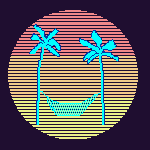
#> input picture Prueba.jpg, 150 x 150 px
$ python Maestro.py
#> lines starting #> are read from the running program, lines starting #| are printed output that depends on the picture
#> further down, imagen is the input picture: PIL image 150x150 RGB; mean R, G, B 99.8, 91.4, 93.4
import numpy as np
import json
import time
import pandas as pd
import paho.mqtt.client as mqtt
import matplotlib.pyplot as plt
from scipy.integrate import solve_ivp
from PIL import Image

# ========== CONFIGURACION MQTT ==========
broker = "192.168.50.230"
port = 1883
username = "usuario1"
password = "qwerty123"
topicKeys = "chaos/keys"
topicData = "chaos/data"
# ========================================

# ========== PARAMETROS DE CIFRADO ==========
# Parámetros para Rössler
rosslerParams = {
    "a": 0.2,
    "b": 0.2,
    "c": 5.7,
}
# Parámetros para Logistic Map
logisticParams = {
    "aLog": 3.99,
    "x0_log": 0.4
}

# ========== FUNCIÓN DE DIFUSIÓN ==========
def aplicar_difusion(imagen, a_log, x0_log):
    # Se aplica la etapa de difusión utilizando
    # el mapa logistico
    # Se convierte la imagen a un vector y se normaliza
#> called with a_log = 3.99, x0_log = 0.4
    img = np.array(imagen) # Convertir imagen a array numpy
    alto, ancho, canales = img.shape # Obtener dimensiones de la imagen
#> alto = 150; ancho = 150; canales = 3
    vector_inf = img.flatten() # Convertir imagen a vector 1D
    nmax = vector_inf.size # Tamaño del vector
#> nmax = 67500
    vector_inf = vector_inf / 255.0 # Normalizar valores entre 0 y 1

    print("APLICANDO DIFUSIÓN...")

    # 1. Generamos el vector logístico
    vector_logistico = np.zeros(nmax)
    x = x0_log
    for i in range(nmax):
        x = a_log * x * (1 - x)
        vector_logistico[i] = x
#> after the loop, x = 0.97

    # 2. Generamos el vector mezcla (posiciones)
    vector_mezcla = np.floor(vector_logistico * nmax).astype(int)
    # Entrada:
    # vector_logistico: array de valores entre 0 y 1 generados con el mapa logístico
    # nmax: tamaño del vector de la imagen, es decir, el número de píxeles multiplicado por 3 (RGB)
    # Transformacion:
    # Se escala cada valor del vector_logistico al rango [0, nmax - 1]
    # multiplicando por (nmax-1) y luego aplicando floor para obtener enteros (redondear hacia abajo
    # y evitar valores fuera de rango).
    # Se convierte a enteros con astype(int) para asegurar que son índices válidos.
    #
    # Cada valor en vector_mezcla es un índice entre 0 y nmax-1
    # Por ejemplo:
    # vector_logistico = [0.123, 0.757, 0.432, ...] Valores entre 0 y 1
    # nmax = 1000 (tamaño del vector de la imagen)
    # vector_mezcla = [123, 756 (se redondeó hacia abajo), 432, ...] Índices enteros entre 0 y 999


    # 3. Aplicamos permutación con marcador 260
    vector_temp = vector_inf.copy() # Copiamos el vector original
    difusion = np.zeros(nmax) # Creamos un vector de difusión vacío para almacenar los resultados
    contador = 0 # Contador para el número de asignaciones realizadas

    # 3.1 Primera pasada: asignación desde posiciones aleatorias
    # Iteramos sobre el vector_mezcla para asignar valores desde posiciones aleatorias
    # Para cada posicion en pos:
    #   Si el valor en vector_temp[pos] no es 260.0, lo asignamos a difusion
    #   y marcamos vector_temp[pos] como 260.0 (usado)
    for i in range(nmax):
        pos = vector_mezcla[i]
        if vector_temp[pos] != 260.0:
            difusion[contador] = vector_temp[pos]
            contador += 1
            vector_temp[pos] = 260.0  # Marcamos como usado
#> after the loop, contador = 39027
    # Ejemplo:
    # vector_temp = [0.1, 0.4, 0.7, 0.3, 0.9, ...] (valores normalizados)
    # vector_mezcla = [123, 756, 432, ...]
    # Iteracion 1 (pos=123):
    #   Si vector_temp[123] != 260.0 (por ejemplo, 0.5), entonces:
    #     difusion[0] = 0.5 (asignamos el valor)
    #     vector_temp[123] = 260.0 (marcamos como usado)
    #   Contador incrementa a 1
    # Iteracion 2 (pos=756):
    #   Si vector_temp[756] != 260.0 (por ejemplo, 0.8), entonces:
    #     difusion[1] = 0.8 (asignamos el valor)
    #     vector_temp[756] = 260.0 (marcamos como usado)
    #   Contador incrementa a 2
    # Continuamos hasta que hayamos asignado nmax valores o no queden valores disponibles

    # 3.2 Segunda pasada: asignación de los restantes
    for j in range(nmax):
        if contador >= nmax:
            break
        if vector_temp[j] != 260.0:
            difusion[contador] = vector_temp[j]
            contador += 1
#> after the loop, contador = 67500
    # Iteramos secuencialmente por todas las posiciones
    # Para cada posicion j:
    #   Si el valor en vector_temp[j] no es 260.0, lo asignamos a difusion
    #   y marcamos vector_temp[j] como 260.0 (usado)
    # Ejemplo:
    # vector_temp = [0.1, 0.4, 0.7, 0.3, 0.9, ...] (valores normalizados)
    # Iteracion 1 (j=0):
    #   Si vector_temp[0] != 260.0 (por ejemplo, 0.1), entonces:
    #     difusion[contador] = 0.1 (asignamos el valor)
    #     vector_temp[0] = 260.0 (marcamos como usado)
    #   Contador incrementa


    print("DIFUSIÓN COMPLETADA")

    return difusion, vector_logistico, ancho, alto, nmax

def rossler_maestro(t, state, a, b, c):
    # Ecuaciones del sistema de Rössler
    x, y, z = state
    dxdt = -y - z
    dydt = x + a * y
    dzdt = b + z * (x - c)
    return [dxdt, dydt, dzdt]

def aplicar_confusion(difusion, vector_logistico, nmax, rosslerParams):
    # Se aplica la etapa de confusión utilizando el oscilador de Rössler
    time_sinc = 2500
    keystream = 20000
    h = 0.01
    y0 = [0.1, 0.1, 0.1]  # Condiciones iniciales del sistema de Rössler

    print("APLICANDO CONFUSIÓN...")

    # 1. Se calculan las iteraciones totales (sincronización + cifrado)
    iteraciones = time_sinc + keystream
    print(f"Iteraciones totales: {iteraciones}")

    # 2. Resolver el sistema de Rössler
    t_span = (0, iteraciones * h)
    t_eval = np.linspace(0, iteraciones * h, iteraciones)

    solucion = solve_ivp(
        fun = rossler_maestro,
        y0 = y0,
        args = tuple(rosslerParams.values()),
        t_span = t_span,
        t_eval = t_eval,
        method = 'RK45',
        rtol = 1e-8,
        atol = 1e-8
    )

    # 3. Extraer las trayectorias del sistema de Rössler
    x = solucion.y[0][time_sinc:] # Para la confusion
    y = solucion.y[1] # Para sincronizacion
    t = solucion.t

    x_cif = np.resize(x, nmax)  # Redimensionar para que coincida con nmax

    # 4. Aplicar confusión (solo después del tiempo de sincronización)
    vector_cifrado = np.zeros(nmax)
    print("Aplicando confusión a los datos...")
    vector_cifrado = difusion + vector_logistico + x_cif
    print("Confusión aplicada correctamente")

    return vector_cifrado, y, t

def visualizar_imagen_normalizada(imagen):
    # Convertir la imagen a array numpy y normalizar
    img = np.array(imagen)/255.0

    plt.figure(figsize=(12, 10))
    plt.imshow(img)
    plt.title("")
    plt.axis('off')
    plt.savefig("Resultados/0_imagen_normalizada.png", dpi=300, bbox_inches='tight')
    plt.close()

# ========== PRINCIPAL ==========
if __name__ == "__main__":
    # 1. Cargar la imagen
    imagen = Image.open("Prueba.jpg")
    print("Imagen cargada correctamente")

    # 2. Aplicar la etapa de difusión
    difusion, vector_logistico, ancho, alto, nmax = aplicar_difusion(
        imagen,
        logisticParams['aLog'],
        logisticParams['x0_log']
    )
#> ancho = 150; alto = 150; nmax = 67500

    print("\nPAUSA")
    time.sleep(2)
    # 3. Aplicar la etapa de confusión
    vector_cifrado, y_sinc, t = aplicar_confusion(
        difusion,
        vector_logistico,
        nmax,
        rosslerParams
    )

    # 4. Preparar datos para MQTT
    data = {
        'vector_cifrado': vector_cifrado.tolist(),
        'y_sinc': y_sinc.tolist(),
        'times': t.tolist(),
        'ancho': ancho,
        'alto': alto,
        'nmax': nmax,
        'time_sinc': 2500,
        'keystream': 20000
    }

    # 5. Configurar y enviar los datos a través de MQTT
    client = mqtt.Client()
    client.username_pw_set(username, password)

    try:
        client.connect(broker, port, 60)
        print("Conectado al broker MQTT")

        # Enviar parámetros por separado
        client.publish(topicKeys, json.dumps({
            'rosslerParams': rosslerParams,
            'logisticParams': logisticParams
        }), retain=True)

        # Enviar datos cifrados
        client.publish(topicData, json.dumps(data), retain=True)
        print("Datos cifrados enviados correctamente")
    except Exception as e:
        print(f"Error al enviar datos: {e}")
    finally:
        client.disconnect()
        print("Desconectado del broker MQTT")

     # 6. Visualización final
    plt.figure(figsize=(15, 5))

    # Original
    plt.subplot(1, 3, 1)
    plt.imshow(imagen)
    plt.title("Original")
    plt.axis('off')

    # Después de difusión
    plt.subplot(1, 3, 2)
    difusion_img = (difusion * 255).reshape((alto, ancho, 3)).astype(np.uint8)
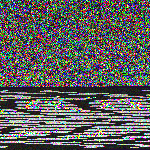
#> difusion_img: shape (150, 150, 3); mean of channels 0, 1, 2 95, 95.3, 94.4; drawn as R, G, B
    plt.imshow(difusion_img)
    plt.title("Después de Difusión")
    plt.axis('off')

    # Después de confusión (pseudo-imagen)
    plt.subplot(1, 3, 3)
    cifrado_img = ((vector_cifrado - np.min(vector_cifrado)) /
                  (np.max(vector_cifrado) - np.min(vector_cifrado)) * 255
    ).reshape((alto, ancho, 3)).astype(np.uint8)
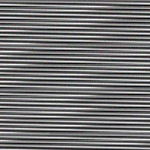
#> cifrado_img: shape (150, 150, 3); mean of channels 0, 1, 2 115.1, 115, 115.1; drawn as R, G, B
    plt.imshow(cifrado_img)
    plt.title("Después de Confusión")
    plt.axis('off')

    plt.tight_layout()
    plt.savefig("ImagenCifrada.png")
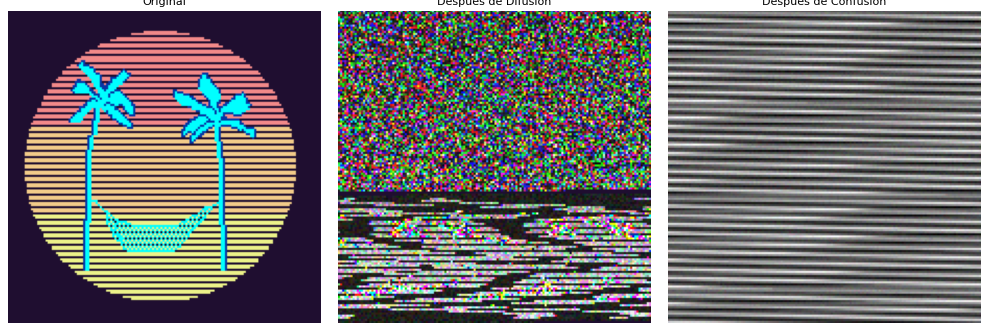
#> figure drawn by matplotlib, 3 panels
    print("Resultados del proceso completo guardados en ImagenCifrada.png")

    # 7. Guardar componentes para análisis
    trayectoria_y = {
        't': t.tolist(),
        'y_sinc': y_sinc.tolist()
    }
    pd.DataFrame(trayectoria_y).to_csv('trayectoria_y_sinc.csv', index=False)

    print("\n--- CIFRADO COMPLETO ---")
